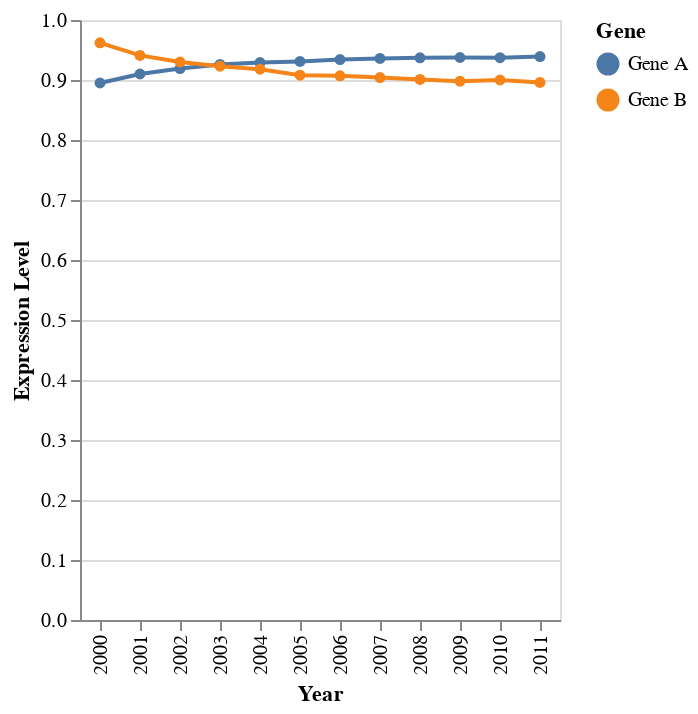

Write notebook code for a chart like this one.
### Code cell
# Creating the Altair plot
chart = alt.Chart(data).mark_line(point=True).encode(
    x='Year:O',
    y='Expression Level:Q',
    color='Gene:N'
)
chart

### Figure 1 — Vega-Lite specification as saved in the notebook (floating-point values rounded to 4 significant figures)
{"config": {"view": {"continuousWidth": 300, "continuousHeight": 300}}, "data": {"name": "data-25c10ea1b633d78eca8d942f4d4f7f02"}, "mark": {"type": "line", "point": true}, "encoding": {"color": {"field": "Gene", "type": "nominal"}, "x": {"field": "Year", "type": "ordinal"}, "y": {"field": "Expression Level", "type": "quantitative"}}, "$schema": "https://vega.github.io/schema/vega-lite/v5.20.1.json", "datasets": {"data-25c10ea1b633d78eca8d942f4d4f7f02": [{"Year": 2000, "Expression Level": 0.895, "Gene": "Gene A"}, {"Year": 2001, "Expression Level": 0.91, "Gene": "Gene A"}, {"Year": 2002, "Expression Level": 0.919, "Gene": "Gene A"}, {"Year": 2003, "Expression Level": 0.926, "Gene": "Gene A"}, {"Year": 2004, "Expression Level": 0.929, "Gene": "Gene A"}, {"Year": 2005, "Expression Level": 0.931, "Gene": "Gene A"}, {"Year": 2006, "Expression Level": 0.934, "Gene": "Gene A"}, {"Year": 2007, "Expression Level": 0.936, "Gene": "Gene A"}, {"Year": 2008, "Expression Level": 0.937, "Gene": "Gene A"}, {"Year": 2009, "Expression Level": 0.9375, "Gene": "Gene A"}, {"Year": 2010, "Expression Level": 0.9372, "Gene": "Gene A"}, {"Year": 2011, "Expression Level": 0.939, "Gene": "Gene A"}, {"Year": 2000, "Expression Level": 0.962, "Gene": "Gene B"}, {"Year": 2001, "Expression Level": 0.941, "Gene": "Gene B"}, {"Year": 2002, "Expression Level": 0.93, "Gene": "Gene B"}, {"Year": 2003, "Expression Level": 0.923, "Gene": "Gene B"}, {"Year": 2004, "Expression Level": 0.918, "Gene": "Gene B"}, {"Year": 2005, "Expression Level": 0.908, "Gene": "Gene B"}, {"Year": 2006, "Expression Level": 0.907, "Gene": "Gene B"}, {"Year": 2007, "Expression Level": 0.904, "Gene": "Gene B"}, {"Year": 2008, "Expression Level": 0.901, "Gene": "Gene B"}, {"Year": 2009, "Expression Level": 0.898, "Gene": "Gene B"}, {"Year": 2010, "Expression Level": 0.9, "Gene": "Gene B"}, {"Year": 2011, "Expression Level": 0.896, "Gene": "Gene B"}]}}
